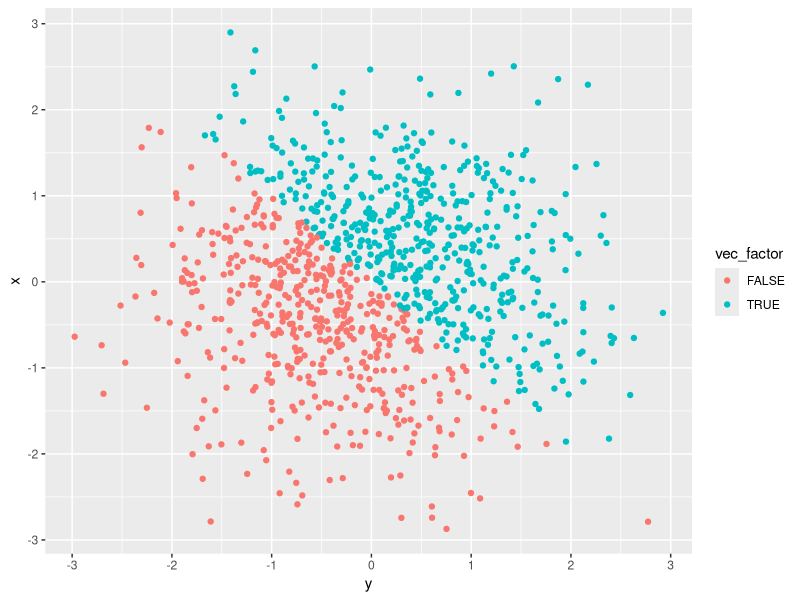

This figure's R source:
## ---- chunk 1
knitr::opts_chunk$set(echo = TRUE)

library(tidyverse)
## ---- chunk 2
# Used the tibble function to create Problem1_df

Problem1_df = tibble(
  x = runif(10, min=0, max=5), 
  vec_numeric = c(x>2),
  vec_char = c("Giraffe", "Elephant", "Lion", "Wolf", "Dolphin", "Ant", "Dog", 
               "Tiger", "Bird", "Fish" ),
  vec_logical = c(TRUE, TRUE, FALSE, FALSE, FALSE, TRUE, FALSE, FALSE, TRUE, 
                  FALSE),
  vec_factor = factor(c("African descent", "White", "Asian", "Native American", 
                        "Virgin Islander", "St. Thomian", "St. Johnian", "Crucian", 
                        "Floridian", "Atlantian"))
  )
## ---- chunk 3
# Taking the mean of x variable

mean(Problem1_df$x)
## ---- chunk 4
# Taking the mean of vec_numeric

mean(Problem1_df$vec_numeric)
## ---- chunk 5
# Taking the mean of vec_char

mean(Problem1_df$vec_char)
## ---- chunk 6
# Taking the mean of vec_logical

mean(Problem1_df$vec_logical)
## ---- chunk 7
# Taking the mean of vec_factor

mean(Problem1_df$vec_factor)
## ---- chunk 8
## 1st code chunk
# Using the as.numeric function on the logical, character and factor vectors.

as.numeric(Problem1_df$vec_logical)

as.numeric(Problem1_df$vec_char)

as.numeric(Problem1_df$vec_factor)
## ---- chunk 9
# 2nd code chunk
# Converting character variable from character to factor to numeric

# Created a new variable named 'Factor' - end product of converting the character 
#to a factor vector.
Factor = as.factor(Problem1_df$vec_char)

#Converted the 'Factor' variable to a numeric vector.
as.numeric(Factor)


## Converting factor variable from factor to character to numeric

Character = as.character(Problem1_df$vec_factor)

as.numeric(Character)
## ---- chunk 10
x = rnorm(1000)
y = rnorm(1000)
vec_logical = c(x + y > 0)

Problem2_df = tibble(
  x,
  y,
  vec_logical)

# Converted logical vector to a numeric vector.
vec_numeric = as.numeric(Problem2_df$vec_logical)

# Converted logical vector to a factor vector.
vec_factor = as.factor(Problem2_df$vec_logical)

dim(Problem2_df)

mean(x)

median(x)

mean(Problem2_df$vec_logical)
## ---- chunk 11
# Making scatter plots for logical, numeric and factor vectors, respectively.

Plot_1 = ggplot(Problem2_df, aes(x = y, y = x)) + geom_point(aes(color = vec_logical))

# The blue data points on the scatterplot represent the values which are TRUE.
# The pink data points represent those values that are FALSE.


Plot_2 = ggplot(Problem2_df, aes(x = y, y = x)) + geom_point(aes(color = vec_numeric))

# The blue data points represent values numeric values equal to 1.00.
# The black data points represent numeric values that are equal to 0.00. 

Plot_3 = ggplot(Problem2_df, aes(x = y, y = x)) + geom_point(aes(color = vec_factor))

# The blue data points represent factor variables that are TRUE.
# The blue data points relect factor variables that are FALSE.
## ---- chunk 12
# Exporting Plot_1 as a .pdf, to the folder in project directory.

ggsave("Plot_1.pdf", path = "./P8105_HW1_BJL2150_files")
